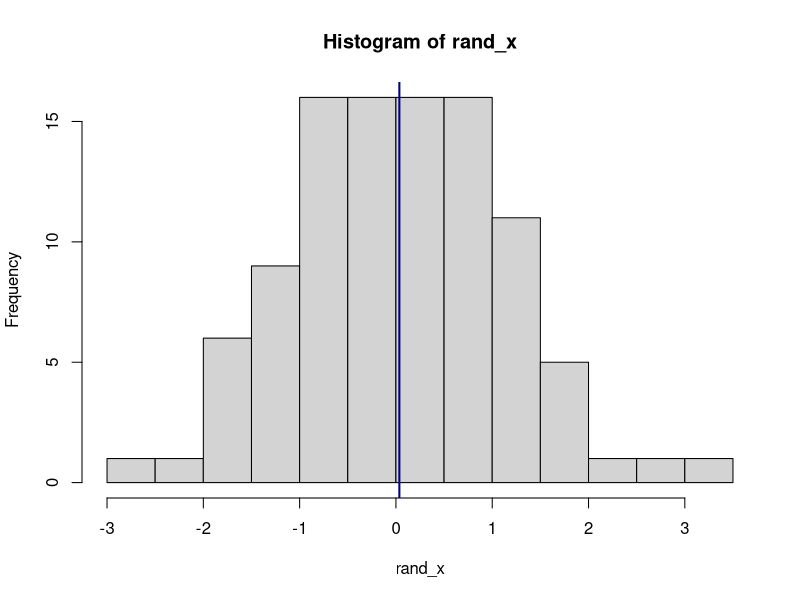
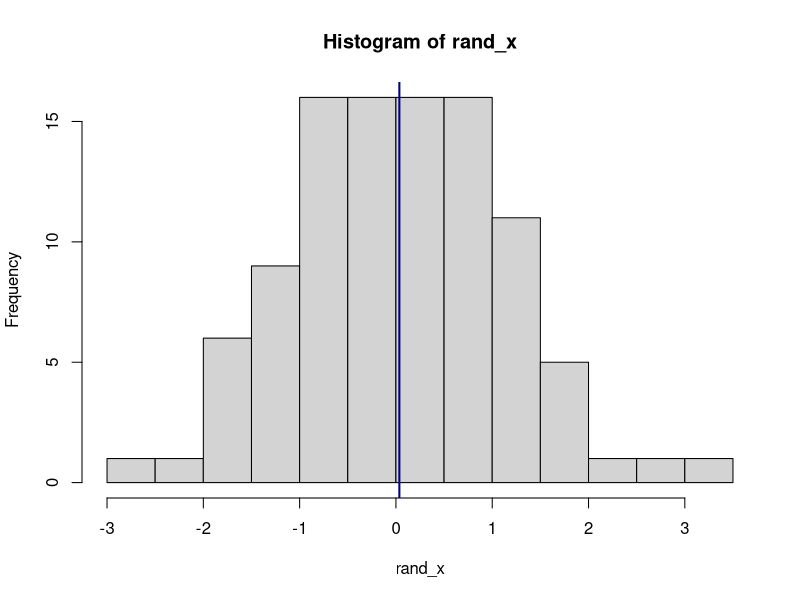

The R script that drew these images, in order:
##############
## PlotRandom.R
##    Author: Maxwell Katsikas
##    Date: 10-06-2021
##
## Purpose: A function that will generate a random sample of iid normal random
##    values. It will then plot a histogram with an overlaid mean on the plot
##
## Inputs: 
##    numpts = the number of points to generate
##    mu = the theoretical mean of the normal distribution
##    sigma = the SD of the normal distribution
##    numbins = the number of bins in the program
##    meanColor = the color of the overlaid mean
##    seed = the random number generator seed, using to ensure reproducability
##
## Output: A list with the following elements:
##    Random_values = a vector of the generated random 'normal' values
##    Mean_x = sample mean of the Random_values
##    SD_x = the sample SD of Random_values
##############

plotRandomNormals <- function(numpts=100,
                              mu=0, sigma=1,
                              numbins=10,
                              meanColor="navy",
                              seed=10062021) {
  set.seed(seed)
  rand_x <- rnorm(numpts, mean=mu, sd=sigma)
  mean_x <- mean(rand_x)
  hist(rand_x, breaks=numbins)
  abline(v = mean_x, col=meanColor, lwd=2)
  return(list(Random_values=rand_x,
              Mean_x=mean_x, 
              SD_x=sd(rand_x)))
}

plotRandomNormals()
randomList = plotRandomNormals()








